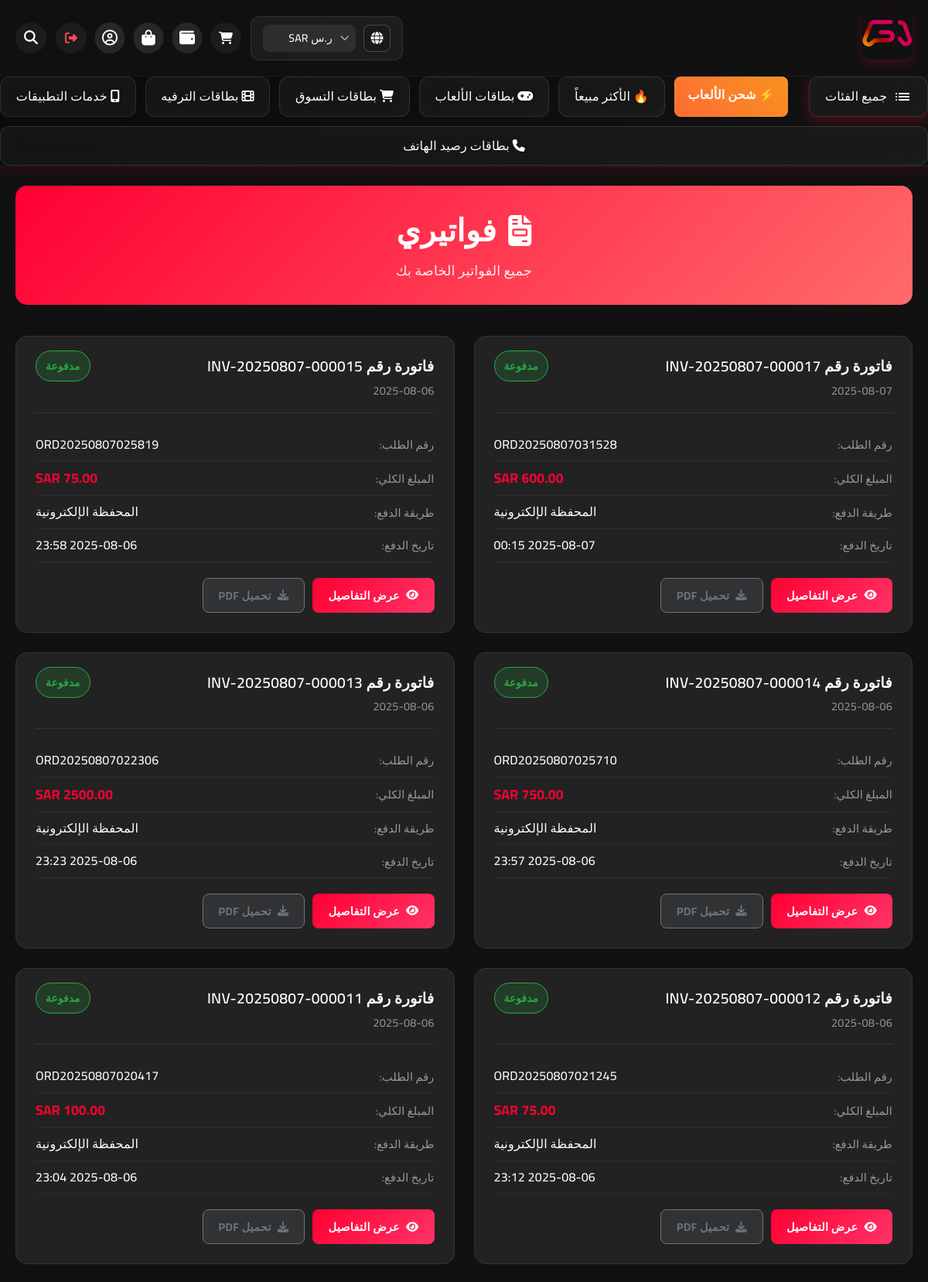
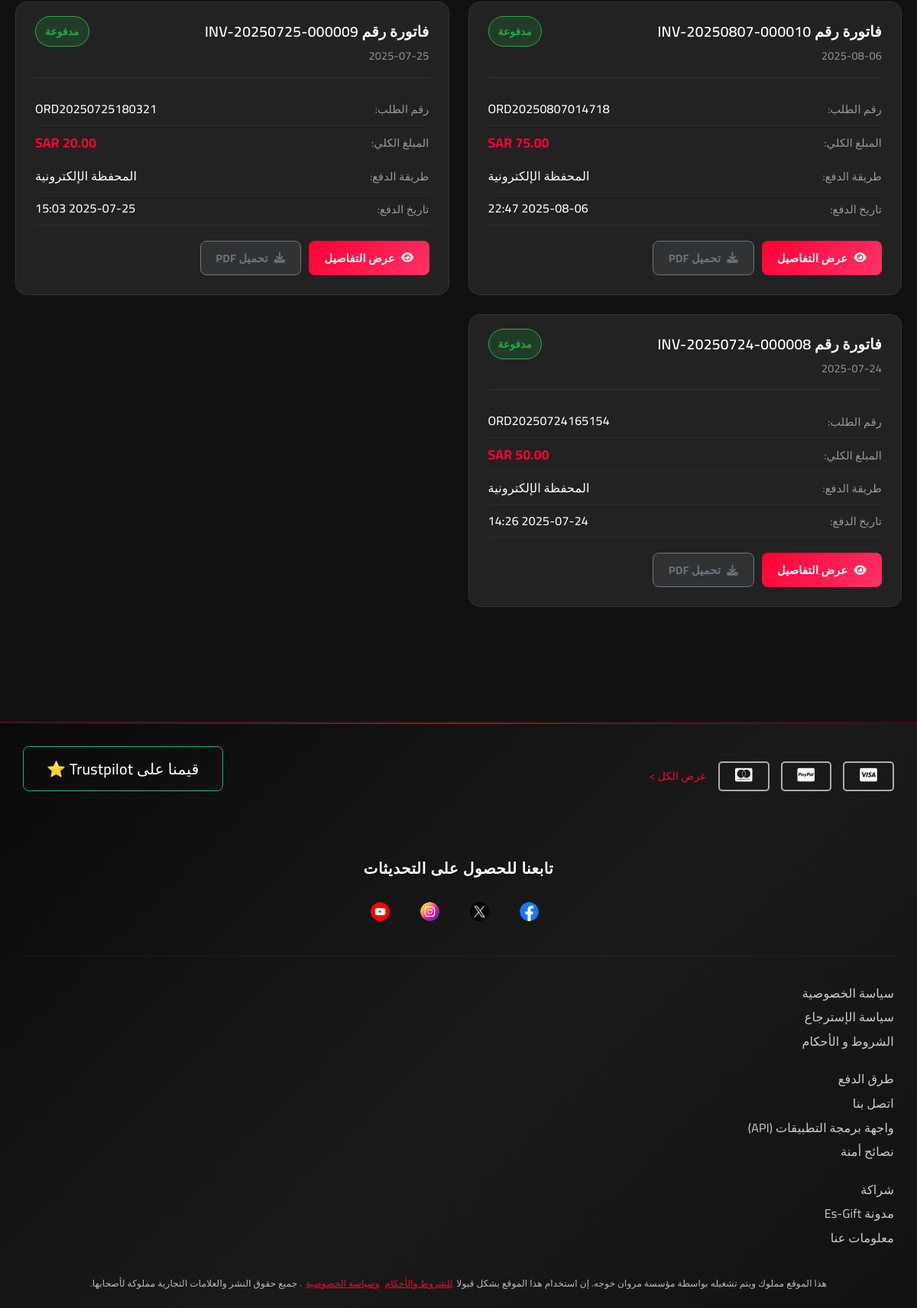
Page /invoices (signed in, upper part) on the committed database (2 pictures, top to bottom).
### models.py (models this page shows, shortened)
class Category(db.Model):
    id = db.Column(db.Integer, primary_key=True)
    name = db.Column(db.String(100), nullable=False)
    name_en = db.Column(db.String(100))  # الاسم بالإنجليزية
    description = db.Column(db.Text)
    icon_class = db.Column(db.String(100))  # أيقونة FontAwesome
    image_url = db.Column(db.String(500))
    show_in_header = db.Column(db.Boolean, default=True)  # إظهار في الهيدر
    show_in_footer = db.Column(db.Boolean, default=True)  # إظهار في الفوتر
    is_active = db.Column(db.Boolean, default=True)
    display_order = db.Column(db.Integer, default=0)
    created_at = db.Column(db.DateTime, default=datetime.utcnow)
    subcategories = db.relationship('Subcategory', backref='parent_category', lazy=True, cascade='all, delete-orphan')

class Invoice(db.Model):
    id = db.Column(db.Integer, primary_key=True)
    invoice_number = db.Column(db.String(50), unique=True, nullable=False)
    order_id = db.Column(db.Integer, db.ForeignKey('order.id'), nullable=False, unique=True)
    user_id = db.Column(db.Integer, db.ForeignKey('user.id'), nullable=False)
    subtotal = db.Column(db.Numeric(10, 2), nullable=False)
    tax_amount = db.Column(db.Numeric(10, 2), default=0.00)
    discount_amount = db.Column(db.Numeric(10, 2), default=0.00)
    total_amount = db.Column(db.Numeric(10, 2), nullable=False)
    currency = db.Column(db.String(3), default='SAR')
    payment_method = db.Column(db.String(50))
    payment_status = db.Column(db.String(20), default='pending')
    paid_amount = db.Column(db.Numeric(10, 2), default=0.00)
    customer_name = db.Column(db.String(100))
    customer_email = db.Column(db.String(120))
    customer_phone = db.Column(db.String(20))
    customer_type = db.Column(db.String(20))
    invoice_date = db.Column(db.DateTime, default=datetime.utcnow)
    due_date = db.Column(db.DateTime)
    paid_date = db.Column(db.DateTime)
    created_at = db.Column(db.DateTime, default=datetime.utcnow)
    updated_at = db.Column(db.DateTime, default=datetime.utcnow, onupdate=datetime.utcnow)
    notes = db.Column(db.Text)
    pdf_file_path = db.Column(db.String(300))
    order = db.relationship('Order', backref=db.backref('invoice', uselist=False))
    user = db.relationship('User', backref='invoices')

class Order(db.Model):
    id = db.Column(db.Integer, primary_key=True)
    user_id = db.Column(db.Integer, db.ForeignKey('user.id'), nullable=False)
    order_number = db.Column(db.String(50), unique=True, nullable=False)
    total_amount = db.Column(db.Numeric(10, 2), nullable=False)
    currency = db.Column(db.String(3), default='SAR')
    payment_method = db.Column(db.String(50))
    payment_status = db.Column(db.String(20), default='pending')
    order_status = db.Column(db.String(20), default='pending')
    created_at = db.Column(db.DateTime, default=datetime.utcnow)
    excel_file_path = db.Column(db.String(500))  # مسار ملف Excel المحفوظ
    items = db.relationship('OrderItem', backref='order', lazy=True)
    codes = db.relationship('ProductCode', backref='order', lazy=True)

### routes.py (the view)
@main.route('/invoices')
@login_required
def user_invoices():
    page = request.args.get('page', 1, type=int)
    invoices = Invoice.query.filter_by(user_id=current_user.id)\
                           .order_by(Invoice.created_at.desc())\
                           .paginate(page=page, per_page=10, error_out=False)
    return render_template('user_invoices.html', invoices=invoices)

### templates/user_invoices.html (shortened to what this page needs)
{% extends "base.html" %}
{% block content %}
<div class="invoices-container">
    <div class="invoices-header">
        <h1>
            <i class="fas fa-file-invoice"></i>
            فواتيري
        </h1>
        <p>جميع الفواتير الخاصة بك</p>
    </div>
    {% if invoices.items %}
    <div class="invoices-grid">
        {% for invoice in invoices.items %}
        <div class="invoice-card">
            <div class="invoice-header">
                <div class="invoice-number">
                    <h3>فاتورة رقم {{ invoice.invoice_number }}</h3>
                    <span class="invoice-date">{{ invoice.invoice_date.strftime('%Y-%m-%d') }}</span>
                </div>
                <div class="invoice-status">
                    <span class="status-badge status-{{ invoice.payment_status }}">
                        {% if invoice.payment_status == 'completed' %}
                            مدفوعة
                        {% elif invoice.payment_status == 'pending' %}
                            معلقة
                        {% elif invoice.payment_status == 'failed' %}
                            فاشلة
                        {% endif %}
                    </span>
                </div>
            </div>
            <div class="invoice-details">
                <div class="detail-row">
                    <span class="label">رقم الطلب:</span>
                    <span class="value">{{ invoice.order.order_number }}</span>
                </div>
                <div class="detail-row">
                    <span class="label">المبلغ الكلي:</span>
                    <span class="value amount">{{ invoice.total_amount }} {{ invoice.currency }}</span>
                </div>
                <div class="detail-row">
                    <span class="label">طريقة الدفع:</span>
                    <span class="value">
                        {% if invoice.payment_method == 'wallet' %}
                            المحفظة الإلكترونية
                        {% elif invoice.payment_method and 'card' in invoice.payment_method %}
                            البطاقة البنكية
                        {% else %}
                            {{ invoice.payment_method or 'غير محدد' }}
                        {% endif %}
                    </span>
                </div>
                {% if invoice.paid_date %}
                <div class="detail-row">
                    <span class="label">تاريخ الدفع:</span>
                    <span class="value">{{ invoice.paid_date.strftime('%Y-%m-%d %H:%M') }}</span>
                </div>
                {% endif %}
            </div>
            <div class="invoice-actions">
                <a href="{{ url_for('main.view_invoice', invoice_id=invoice.id) }}"
                   class="btn btn-primary">
                    <i class="fas fa-eye"></i>
                    عرض التفاصيل
                </a>
                {% if invoice.pdf_file_path %}
                <a href="{{ url_for('main.download_invoice', invoice_id=invoice.id) }}"
                   class="btn btn-secondary">
                    <i class="fas fa-download"></i>
                    تحميل PDF
                </a>
                {% endif %}
            </div>
        </div>
        {% endfor %}
    </div>
    {% endif %}
</div>
{% endblock %}

### templates/base.html (shortened to what this page needs)
<!DOCTYPE html>
<html lang="ar" dir="rtl">
<head>
    <link rel="stylesheet" href="{{ url_for('static', filename='css/style.css') }}">
    <link rel="stylesheet" href="{{ url_for('static', filename='css/design-system.css') }}">
    <link rel="stylesheet" href="{{ url_for('static', filename='css/header-footer-enhanced.css') }}">
    <link rel="stylesheet" href="{{ url_for('static', filename='css/tawk-simple.css') }}">
    <link rel="stylesheet" href="{{ url_for('static', filename='css/tawk-chat-only.css') }}">
    <link rel="stylesheet" href="https://cdnjs.cloudflare.com/ajax/libs/font-awesome/6.5.0/css/all.min.css">
    <link rel="stylesheet" href="https://cdn.jsdelivr.net/npm/swiper@11/swiper-bundle.min.css">
</head>
<body>
    <header class="header">
        <div class="top-bar">
            <div class="header-left">
                <div class="logo">
                    <a href="{{ url_for('main.index') }}">
                        <img src="{{ url_for('static', filename='images/logo.jpg') }}" alt="Es-Gift" class="logo-image">
                    </a>
                </div>
            </div>
            <div class="header-right">
                <div class="lang-currency">
                    <div class="global-container">
                        <i class="fa-solid fa-globe"></i>
                    </div>
                    <div class="currency-selector-wrapper">
                        <select id="currency-selector" onchange="changeCurrency(this.value)">
                            {% if currencies %}
                                {% for currency in currencies %}
                                    <option value="{{ currency.code }}"
                                            {% if session.get('currency') == currency.code or (not session.get('currency') and currency.code == 'SAR') %}selected{% endif %}>
                                        {{ currency.symbol }} {{ currency.code }}
                                    </option>
                                {% endfor %}
                            {% endif %}
                        </select>
                        <i class="fa-solid fa-chevron-down currency-arrow"></i>
                    </div>
                </div>
                <div class="user-actions">
                    {% if current_user.is_authenticated %}
                        <a href="{{ url_for('main.cart') }}" class="cart-btn">
                            <i class="fa-solid fa-cart-shopping"></i>
                        </a>
                        <a href="{{ url_for('wallet.wallet_dashboard') }}" class="cart-btn" title="المحفظة">
                            <i class="fa-solid fa-wallet menu-btn"></i>
                        </a>
                        <a href="{{ url_for('main.my_orders') }}" class="cart-btn" title="طلباتي">
                            <i class="fa-solid fa-shopping-bag menu-btn"></i>
                        </a>
                        <a href="{{ url_for('main.profile') }}" class="cart-btn" title="الملف الشخصي">
                            <i class="fa-regular fa-circle-user menu-btn"></i>
                        </a>
                        <a href="{{ url_for('main.logout') }}" class="logout-btn" title="تسجيل الخروج" onclick="return confirm('هل أنت متأكد من تسجيل الخروج؟')">
                            <i class="fa-solid fa-sign-out-alt"></i>
                        </a>
                    {% endif %}
                </div>
                <div class="search-icon" id="searchToggle" title="البحث">
                    <i class="fa-solid fa-magnifying-glass"></i>
                </div>
            </div>
        </div>
        <nav class="nav-bar">
            <div class="nav-links">
                <a class="menu" href="{{ url_for('main.all_categories') }}">
                    <span>جميع الفئات</span>
                </a>
                <a href="#" style="background: linear-gradient(45deg, #ff6b35, #f7931e); color: white; border-radius: 8px; padding: 10px 15px; font-weight: bold;">
                    ⚡ شحن الألعاب
                </a>
                <a href="#">🔥 الأكثر مبيعاً</a>
                {% for category in main_categories %}
                    <a href="{{ url_for('main.category_products', category_id=category.id, slug=category.name|create_slug) }}">
                        {% if category.icon_class %}
                            <i class="{{ category.icon_class }}"></i>
                        {% endif %}
                        {{ category.name }}
                    </a>
                {% endfor %}
            </div>
        </nav>
    </header
    >
    <main>
        {% block content %}{% endblock %}
    </main>
    <footer class="footer">
        <div class="footer-first-row">
            <div class="payment-icons">
                <div class="payment-icon-item">
                    <i class="fa-brands fa-cc-visa"></i>
                </div>
                <div class="payment-icon-item">
                    <i class="fa-brands fa-cc-paypal"></i>
                </div>
                <div class="payment-icon-item">
                    <i class="fa-brands fa-cc-mastercard"></i>
                </div>
                <p class="show-all">عرض الكل ></p>
            </div>
            <div class="trustpilot">
                <button class="trustpilot-btn">قيمنا على Trustpilot ⭐</button>
            </div>
        </div>
        <div class="social-section">
            <h4>تابعنا للحصول على التحديثات</h4>
            <div class="social-icons">
                <img src="{{ url_for('static', filename='images/facebook.png') }}" alt="Facebook">
                <img src="{{ url_for('static', filename='images/twitter.png') }}" alt="Twitter">
                <img src="{{ url_for('static', filename='images/instagram.png') }}" alt="Instagram">
                <img src="{{ url_for('static', filename='images/youtube.png') }}" alt="YouTube">
            </div>
        </div>
        <div class="footer-links">
            <div>
                <a href="{{ url_for('main.privacy_policy') }}" style="cursor: pointer; color: #ccc; text-decoration: none;">
                    <p>سياسة الخصوصية</p>
                </a>
                <p>سياسة الإسترجاع</p>
                <a href="{{ url_for('main.terms_of_service') }}" style="cursor: pointer; color: #ccc; text-decoration: none;">
                    <p>الشروط و الأحكام</p>
                </a>
            </div>
            <div>
                <p>طرق الدفع</p>
                <a href="{{ url_for('main.contact_us') }}" style="cursor: pointer; color: #ccc; text-decoration: none;">
                    <p>اتصل بنا</p>
                </a>
                <a href="{{ url_for('api_documentation') }}" style="cursor: pointer; color: #ccc; text-decoration: none;">
                    <p>واجهة برمجة التطبيقات (API)</p>
                </a>
                <p>نصائح أمنة</p>
            </div>
            <div>
                <p>شراكة</p>
                <a href="{{ url_for('main.all_articles') }}" style="cursor: pointer; color: #ccc; text-decoration: none;">
                    <p>مدونة Es-Gift</p>
                </a>
                <a href="{{ url_for('main.about_us') }}" style="cursor: pointer; color: #ccc; text-decoration: none;">
                    <p>معلومات عنا</p>
                </a>
            </div>
        </div>
        <div class="bottom-text">
            <p>
                هذا الموقع مملوك ويتم تشغيله بواسطة مؤسسة مروان خوجه. إن استخدام هذا الموقع بشكل قبولا
                <a href="{{ url_for('main.terms_of_service') }}" style="cursor: pointer; color: #ff0033; text-decoration: underline; margin: 0 2px;">للشروط والأحكام</a>
                <a href="{{ url_for('main.privacy_policy') }}" style="cursor: pointer; color: #ff0033; text-decoration: underline; margin: 0 2px;">وسياسة الخصوصية</a>
                . جميع حقوق النشر والعلامات التجارية مملوكة لأصحابها.
            </p>
        </div>
    </footer>
</body>
</html>

### rows in the picture
Category: name "بطاقات الألعاب"
Category: name "بطاقات التسوق"
Category: name "بطاقات الترفيه"
Category: name "خدمات التطبيقات"
Category: name "بطاقات رصيد الهاتف"
Invoice: invoice_number "INV-20250807-000017", invoice_date "2025-08-07", payment_status "مدفوعة", order.order_number "ORD20250807031528", currency "SAR", payment_method "المحفظة الإلكترونية", paid_date "2025-08-07 00:15"
Invoice: invoice_number "INV-20250807-000015", invoice_date "2025-08-06", payment_status "مدفوعة", order.order_number "ORD20250807025819", currency "SAR", payment_method "المحفظة الإلكترونية", paid_date "2025-08-06 23:58"
Invoice: invoice_number "INV-20250807-000014", invoice_date "2025-08-06", payment_status "مدفوعة", order.order_number "ORD20250807025710", currency "SAR", payment_method "المحفظة الإلكترونية", paid_date "2025-08-06 23:57"
Invoice: invoice_number "INV-20250807-000013", invoice_date "2025-08-06", payment_status "مدفوعة", order.order_number "ORD20250807022306", currency "SAR", payment_method "المحفظة الإلكترونية", paid_date "2025-08-06 23:23"
Invoice: invoice_number "INV-20250807-000012", invoice_date "2025-08-06", payment_status "مدفوعة", order.order_number "ORD20250807021245", currency "SAR", payment_method "المحفظة الإلكترونية", paid_date "2025-08-06 23:12"
Invoice: invoice_number "INV-20250807-000011", invoice_date "2025-08-06", payment_status "مدفوعة", order.order_number "ORD20250807020417", currency "SAR", payment_method "المحفظة الإلكترونية", paid_date "2025-08-06 23:04"
Invoice: invoice_number "INV-20250807-000010", invoice_date "2025-08-06", payment_status "مدفوعة", order.order_number "ORD20250807014718", currency "SAR", payment_method "المحفظة الإلكترونية", paid_date "2025-08-06 22:47"
Invoice: invoice_number "INV-20250725-000009", invoice_date "2025-07-25", payment_status "مدفوعة", order.order_number "ORD20250725180321", currency "SAR", payment_method "المحفظة الإلكترونية", paid_date "2025-07-25 15:03"
Invoice: invoice_number "INV-20250724-000008", invoice_date "2025-07-24", payment_status "مدفوعة", order.order_number "ORD20250724165154", currency "SAR", payment_method "المحفظة الإلكترونية", paid_date "2025-07-24 14:26"

### other values in the picture
form field value "ر.س SAR"
